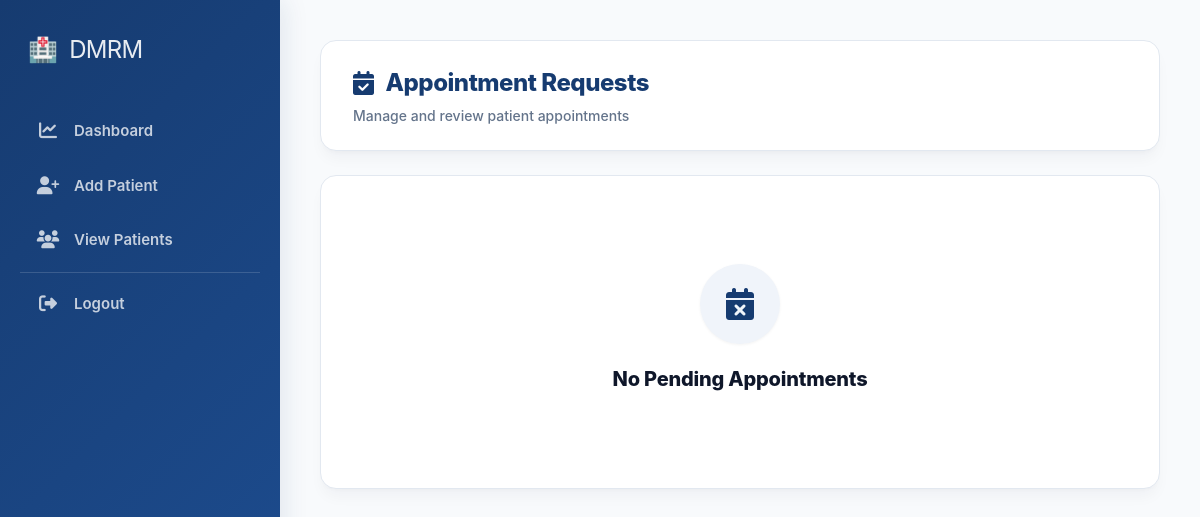
The app's page /appointments (signed in), older data.
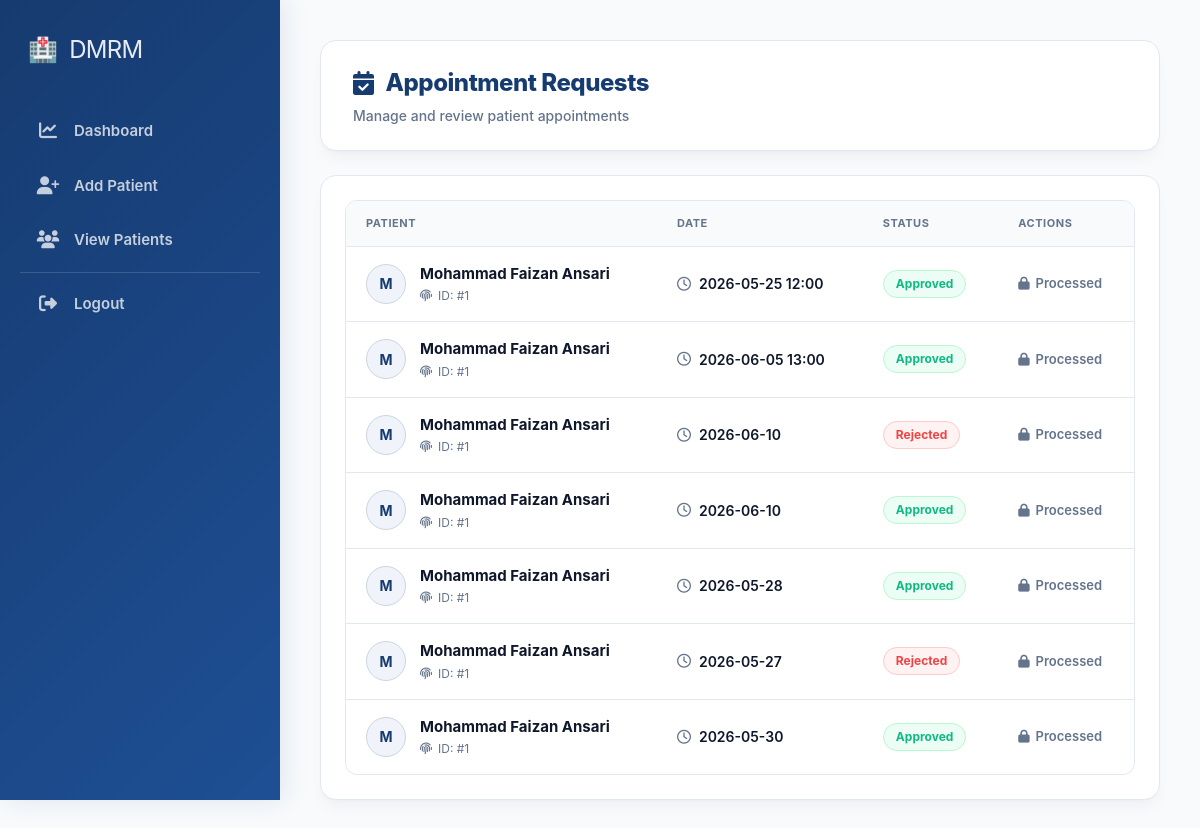
The same page, newer data.
### tables this page shows
CREATE TABLE appointments (
        id INTEGER PRIMARY KEY AUTOINCREMENT,
        patient_id INTEGER,
        doctor_id INTEGER,
        patient_name TEXT,
        requested_date TEXT,
        status TEXT DEFAULT 'pending',
        message TEXT,
        FOREIGN KEY(patient_id) REFERENCES patients(id),
        FOREIGN KEY(doctor_id) REFERENCES doctors(id)
    );

### app.py (the view)
@app.route("/appointments")
def view_appointments():
    if not is_logged_in() or session.get("role") != "admin":
        return redirect("/login")
    doctor_id = session.get("doctor_id")
    conn = sqlite3.connect(DATABASE, timeout=20)
    cur = conn.cursor()
    cur.execute("""
        SELECT id, patient_id, doctor_id, patient_name, requested_date, status
        FROM appointments
        WHERE doctor_id=?
        ORDER BY id DESC
    """, (doctor_id,))
    appointments = cur.fetchall()
    conn.close()
    return render_template("appointments.html", appointments=appointments)

### app.py (called while the page is built)
def is_logged_in():
    return session.get("logged_in")

### templates/appointments.html (shortened to what this page needs)
{% extends "base.html" %}
{% block content %}
<link rel="stylesheet" href="https://cdnjs.cloudflare.com/ajax/libs/font-awesome/6.5.1/css/all.min.css"/>
<div class="ap-workspace-wrapper">
    <div class="appointment-header">
        <div>
            <h1 class="page-title"><i class="fa-solid fa-calendar-check"></i> Appointment Requests</h1>
            <p class="page-subtitle">Manage and review patient appointments</p>
        </div>
    </div>
    <div class="appointment-card">
        {% if appointments %}
        <div class="table-wrapper">
            <table class="appointment-table">
                <thead>
                    <tr>
                        <th>Patient</th>
                        <th>Date</th>
                        <th>Status</th>
                        <th>Actions</th>
                    </tr>
                </thead>
                <tbody>
                    {% for app in appointments %}
                    <tr>
                        <td data-label="Patient">
                            <div class="patient-meta-cell">
                                <div class="patient-avatar-badge">{{ app[3][0] | upper }}</div>
                                <div>
                                    <h4 class="patient-name-text">{{ app[3] }}</h4>
                                    <p class="patient-sub-info"><i class="fa-solid fa-fingerprint"></i> ID: #{{ app[1] }}</p>
                                </div>
                            </div>
                        </td>
                        <td data-label="Date">
                            <div class="date-timestamp-cell">
                                <i class="fa-regular fa-clock"></i> <span>{{ app[4] }}</span>
                            </div>
                        </td>
                        <td data-label="Status">
                            <span class="status-pill {{ app[5] | lower }}">
                                {{ app[5] }}
                            </span>
                        </td>
                        <td data-label="Actions">
                            <div class="actions-flex-container">
                                {% if app[5] | lower == 'pending' %}
                                    <form action="{{ url_for('approve_appointment', id=app[0]) }}" method="POST" style="display:inline;">
                                        <button type="submit" class="action-btn approve-btn"><i class="fa-solid fa-check"></i> Approve</button>
                                    </form>
                                    <form action="{{ url_for('reject_appointment', id=app[0]) }}" method="POST" style="display:inline;">
                                        <button type="submit" class="action-btn reject-btn"><i class="fa-solid fa-xmark"></i> Reject</button>
                                    </form>
                                {% else %}
                                    <span class="completed-text"><i class="fa-solid fa-lock"></i> Processed</span>
                                {% endif %}
                            </div>
                        </td>
                    </tr>
                    {% endfor %}
                </tbody>
            </table>
        </div>
        {% else %}
        <div class="empty-state">
            <div class="empty-icon"><i class="fa-solid fa-calendar-xmark"></i></div>
            <h3>No Pending Appointments</h3>
        </div>
        {% endif %}
    </div>
</div>
{% endblock %}

### templates/base.html (shortened to what this page needs)
<!DOCTYPE html>
<html lang="en">
<head>
    <link rel="stylesheet" href="https://cdnjs.cloudflare.com/ajax/libs/font-awesome/6.5.1/css/all.min.css">
</head>
<body>
<div class="layout">
    <div class="sidebar" id="appSidebar">
        <h2 class="logo">
            🏥 <span>DMRM</span>
        </h2>
        <div class="sidebar-links">
            {% if session.get('role') == 'admin' %}
            <a href="{{ url_for('dashboard') }}">
                <i class="fa-solid fa-chart-line"></i>
                Dashboard
            </a>
            <a href="{{ url_for('add_patient') }}">
                <i class="fa-solid fa-user-plus"></i>
                Add Patient
            </a>
            <a href="{{ url_for('view_patients') }}">
                <i class="fa-solid fa-users"></i>
                View Patients
            </a>
            {% elif session.get('role') == 'patient' %}
            <a href="{{ url_for('patient_dashboard') }}">
                <i class="fa-solid fa-user"></i>
                My Dashboard
            </a>
            {% endif %}
            <a href="{{ url_for('logout') }}" style="margin-top: auto; border-top: 1px solid rgba(255,255,255,0.15); padding-top: 20px; border-radius: 0;">
                <i class="fa-solid fa-right-from-bracket"></i>
                Logout
            </a>
        </div>
    </div>
    <div class="main-content">
        {% block content %}{% endblock %}
    </div>
</div>
</body>
</html>

### templates/appointments.html (style rules this page uses)
:root { --ap-navy: #0f172a; --ap-brand: #163b70; --ap-brand-light: #f0f4fa; --ap-border: #e2e8f0; --ap-surface: #ffffff; --ap-canvas: #f8fafc; --ap-muted: #64748b; --ap-ok: #10b981; --ap-ok-bg: #ecfdf5; --ap-warn: #f59e0b; --ap-warn-bg: #fffbeb; --ap-crit: #ef4444; --ap-crit-bg: #fef2f2; --radius-premium: 16px; --radius-pill: 9999px; --shadow-sm: 0 1px 3px rgba(0, 0, 0, 0.05); --shadow-card: 0 10px 15px -3px rgba(15, 23, 42, 0.04), 0 4px 6px -4px rgba(15, 23, 42, 0.04); --fx-spring: all 0.3s cubic-bezier(0.25, 1, 0.5, 1); --fx-smooth: all 0.2s ease; }
.ap-workspace-wrapper { width: 100%; font-family: -apple-system, BlinkMacSystemFont, "Inter", "Segoe UI", sans-serif; color: var(--ap-navy); background-color: var(--ap-canvas); box-sizing: border-box; animation: apIntro 0.4s cubic-bezier(0.16, 1, 0.3, 1) forwards; }
.appointment-header { background: var(--ap-surface); border: 1px solid var(--ap-border); border-radius: var(--radius-premium); box-shadow: var(--shadow-card); padding: 24px 32px; margin-bottom: 24px; display: flex; align-items: center; justify-content: space-between; gap: 16px; }
.page-title { font-size: 24px; font-weight: 800; color: var(--ap-brand); letter-spacing: -0.02em; margin: 0 0 4px 0; display: flex; align-items: center; gap: 12px; }
.page-subtitle { font-size: 14px; color: var(--ap-muted); margin: 0; font-weight: 500; }
.appointment-card { background: var(--ap-surface); border: 1px solid var(--ap-border); border-radius: var(--radius-premium); box-shadow: var(--shadow-card); padding: 24px; margin-bottom: 24px; }
.table-wrapper { width: 100%; overflow-x: auto; border-radius: 12px; border: 1px solid var(--ap-border); }
.appointment-table { width: 100%; border-collapse: collapse; text-align: left; font-size: 14px; }
.appointment-table th { background: #f8fafc; color: var(--ap-muted); font-weight: 700; text-transform: uppercase; font-size: 11px; letter-spacing: 0.05em; padding: 14px 20px; border-bottom: 1px solid var(--ap-border); }
.appointment-table td { padding: 16px 20px; border-bottom: 1px solid var(--ap-border); vertical-align: middle; }
.appointment-table tr:last-child td { border-bottom: none; }
.patient-meta-cell { display: flex; align-items: center; gap: 14px; }
.patient-avatar-badge { width: 40px; height: 40px; border-radius: 50%; background: var(--ap-brand-light); color: var(--ap-brand); font-size: 14px; font-weight: 700; display: flex; align-items: center; justify-content: center; border: 1px solid #cbd5e1; }
.patient-name-text { font-size: 15px; font-weight: 700; color: var(--ap-navy); margin: 0 0 2px 0; }
.patient-sub-info { font-size: 12px; color: var(--ap-muted); margin: 0; display: flex; align-items: center; gap: 6px; }
.date-timestamp-cell { font-weight: 600; color: var(--ap-navy); display: flex; align-items: center; gap: 8px; }
.date-timestamp-cell i { color: var(--ap-muted); }
.status-pill { display: inline-flex; align-items: center; gap: 6px; font-size: 12px; font-weight: 700; padding: 4px 12px; border-radius: var(--radius-pill); text-transform: capitalize; }
.status-pill.approved { background-color: var(--ap-ok-bg); color: var(--ap-ok); border: 1px solid #bbf7d0; }
.status-pill.rejected { background-color: var(--ap-crit-bg); color: var(--ap-crit); border: 1px solid #fecaca; }
.actions-flex-container { display: flex; align-items: center; gap: 8px; }
.completed-text { font-size: 13px; font-weight: 600; color: var(--ap-muted); display: inline-flex; align-items: center; gap: 6px; }

Row changes from the older to the newer data that the page shows:
added appointments: patient_name "M", patient_name "Mohammad Faizan Ansari", patient "1", requested_date "2026-05-25 12:00", status "Approved", shows "Processed"
added appointments: patient_name "M", patient_name "Mohammad Faizan Ansari", patient "1", requested_date "2026-06-05 13:00", status "Approved", shows "Processed"
added appointments: patient_name "M", patient_name "Mohammad Faizan Ansari", patient "1", requested_date "2026-06-10", status "Rejected", shows "Processed"
added appointments: patient_name "M", patient_name "Mohammad Faizan Ansari", patient "1", requested_date "2026-06-10", status "Approved", shows "Processed"
added appointments: patient_name "M", patient_name "Mohammad Faizan Ansari", patient "1", requested_date "2026-05-28", status "Approved", shows "Processed"
added appointments: patient_name "M", patient_name "Mohammad Faizan Ansari", patient "1", requested_date "2026-05-27", status "Rejected", shows "Processed"
added appointments: patient_name "M", patient_name "Mohammad Faizan Ansari", patient "1", requested_date "2026-05-30", status "Approved", shows "Processed"
Text that changed along with them:
text no longer shown: "No Pending Appointments"
text now shown: "PATIENT DATE STATUS ACTIONS"
